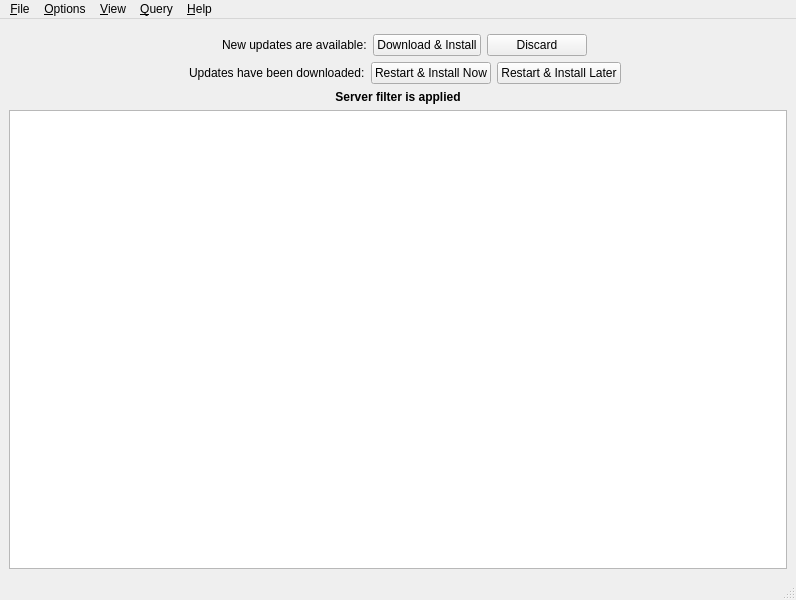
<?xml version="1.0" encoding="UTF-8"?>
<ui version="4.0">
 <class>MainWindowWnd</class>
 <widget class="QMainWindow" name="MainWindowWnd">
  <property name="geometry">
   <rect>
    <x>0</x>
    <y>0</y>
    <width>796</width>
    <height>600</height>
   </rect>
  </property>
  <property name="windowTitle">
   <string>Doomseeker</string>
  </property>
  <property name="toolButtonStyle">
   <enum>Qt::ToolButtonIconOnly</enum>
  </property>
  <widget class="QWidget" name="centralwidget">
   <layout class="QVBoxLayout" name="verticalLayout">
    <item>
     <widget class="ImportantMessagesWidget" name="importantMessagesWidget" native="true">
      <property name="sizePolicy">
       <sizepolicy hsizetype="Preferred" vsizetype="Maximum">
        <horstretch>0</horstretch>
        <verstretch>0</verstretch>
       </sizepolicy>
      </property>
      <property name="font">
       <font>
        <family>Monospace</family>
        <pointsize>8</pointsize>
       </font>
      </property>
     </widget>
    </item>
    <item>
     <widget class="QWidget" name="updatesConfirmationWidget" native="true">
      <layout class="QHBoxLayout" name="horizontalLayout">
       <property name="margin">
        <number>0</number>
       </property>
       <item>
        <spacer name="horizontalSpacer">
         <property name="orientation">
          <enum>Qt::Horizontal</enum>
         </property>
         <property name="sizeHint" stdset="0">
          <size>
           <width>40</width>
           <height>20</height>
          </size>
         </property>
        </spacer>
       </item>
       <item>
        <widget class="QLabel" name="label_2">
         <property name="maximumSize">
          <size>
           <width>16</width>
           <height>16</height>
          </size>
         </property>
         <property name="text">
          <string/>
         </property>
         <property name="pixmap">
          <pixmap resource="../../../media/resources.qrc">:/icons/exclamation.png</pixmap>
         </property>
         <property name="scaledContents">
          <bool>true</bool>
         </property>
        </widget>
       </item>
       <item>
        <widget class="QLabel" name="label">
         <property name="text">
          <string>New updates are available:</string>
         </property>
        </widget>
       </item>
       <item>
        <widget class="QPushButton" name="btnUpdatesDownloadAndInstall">
         <property name="sizePolicy">
          <sizepolicy hsizetype="Maximum" vsizetype="Fixed">
           <horstretch>0</horstretch>
           <verstretch>0</verstretch>
          </sizepolicy>
         </property>
         <property name="minimumSize">
          <size>
           <width>100</width>
           <height>0</height>
          </size>
         </property>
         <property name="text">
          <string>Download &amp;&amp; Install</string>
         </property>
        </widget>
       </item>
       <item>
        <widget class="QPushButton" name="btnUpdatesDiscard">
         <property name="sizePolicy">
          <sizepolicy hsizetype="Maximum" vsizetype="Fixed">
           <horstretch>0</horstretch>
           <verstretch>0</verstretch>
          </sizepolicy>
         </property>
         <property name="minimumSize">
          <size>
           <width>100</width>
           <height>0</height>
          </size>
         </property>
         <property name="text">
          <string>Discard</string>
         </property>
        </widget>
       </item>
       <item>
        <spacer name="horizontalSpacer_2">
         <property name="orientation">
          <enum>Qt::Horizontal</enum>
         </property>
         <property name="sizeHint" stdset="0">
          <size>
           <width>40</width>
           <height>20</height>
          </size>
         </property>
        </spacer>
       </item>
      </layout>
     </widget>
    </item>
    <item>
     <widget class="QWidget" name="updatesDownloadedWidget" native="true">
      <layout class="QHBoxLayout" name="horizontalLayout_2">
       <property name="margin">
        <number>0</number>
       </property>
       <item>
        <spacer name="horizontalSpacer_3">
         <property name="orientation">
          <enum>Qt::Horizontal</enum>
         </property>
         <property name="sizeHint" stdset="0">
          <size>
           <width>40</width>
           <height>20</height>
          </size>
         </property>
        </spacer>
       </item>
       <item>
        <widget class="QLabel" name="label_3">
         <property name="maximumSize">
          <size>
           <width>16</width>
           <height>16</height>
          </size>
         </property>
         <property name="text">
          <string/>
         </property>
         <property name="pixmap">
          <pixmap resource="../../../media/resources.qrc">:/icons/exclamation.png</pixmap>
         </property>
         <property name="scaledContents">
          <bool>true</bool>
         </property>
        </widget>
       </item>
       <item>
        <widget class="QLabel" name="label_4">
         <property name="text">
          <string>Updates have been downloaded:</string>
         </property>
        </widget>
       </item>
       <item>
        <widget class="QPushButton" name="btnUpdatesRestartAndInstallNow">
         <property name="sizePolicy">
          <sizepolicy hsizetype="Maximum" vsizetype="Fixed">
           <horstretch>0</horstretch>
           <verstretch>0</verstretch>
          </sizepolicy>
         </property>
         <property name="minimumSize">
          <size>
           <width>100</width>
           <height>0</height>
          </size>
         </property>
         <property name="text">
          <string>Restart &amp;&amp; Install Now</string>
         </property>
        </widget>
       </item>
       <item>
        <widget class="QPushButton" name="btnUpdatesRestartAndInstallLater">
         <property name="sizePolicy">
          <sizepolicy hsizetype="Maximum" vsizetype="Fixed">
           <horstretch>0</horstretch>
           <verstretch>0</verstretch>
          </sizepolicy>
         </property>
         <property name="minimumSize">
          <size>
           <width>100</width>
           <height>0</height>
          </size>
         </property>
         <property name="text">
          <string>Restart &amp;&amp; Install Later</string>
         </property>
        </widget>
       </item>
       <item>
        <spacer name="horizontalSpacer_4">
         <property name="orientation">
          <enum>Qt::Horizontal</enum>
         </property>
         <property name="sizeHint" stdset="0">
          <size>
           <width>40</width>
           <height>20</height>
          </size>
         </property>
        </spacer>
       </item>
      </layout>
     </widget>
    </item>
    <item>
     <widget class="QLabel" name="lblServerFilterApplied">
      <property name="font">
       <font>
        <weight>75</weight>
        <bold>true</bold>
       </font>
      </property>
      <property name="text">
       <string>Server filter is applied</string>
      </property>
      <property name="alignment">
       <set>Qt::AlignCenter</set>
      </property>
     </widget>
    </item>
    <item>
     <widget class="ServerListView" name="tableServers">
      <property name="editTriggers">
       <set>QAbstractItemView::NoEditTriggers</set>
      </property>
      <property name="selectionBehavior">
       <enum>QAbstractItemView::SelectRows</enum>
      </property>
      <property name="horizontalScrollMode">
       <enum>QAbstractItemView::ScrollPerPixel</enum>
      </property>
      <property name="wordWrap">
       <bool>false</bool>
      </property>
     </widget>
    </item>
   </layout>
  </widget>
  <widget class="QMenuBar" name="menubar">
   <property name="geometry">
    <rect>
     <x>0</x>
     <y>0</y>
     <width>796</width>
     <height>25</height>
    </rect>
   </property>
   <property name="locale">
    <locale language="English" country="UnitedStates"/>
   </property>
   <widget class="QMenu" name="menuOptions">
    <property name="locale">
     <locale language="English" country="UnitedStates"/>
    </property>
    <property name="title">
     <string>&amp;Options</string>
    </property>
    <addaction name="menuActionConfigure"/>
    <addaction name="menuActionIRCOptions"/>
   </widget>
   <widget class="QMenu" name="menuHelp">
    <property name="title">
     <string>&amp;Help</string>
    </property>
    <addaction name="menuActionHelp"/>
    <addaction name="menuActionCheckForUpdates"/>
    <addaction name="separator"/>
    <addaction name="menuActionAbout"/>
    <addaction name="menuActionAboutQt"/>
   </widget>
   <widget class="QMenu" name="menuFile">
    <property name="title">
     <string>&amp;File</string>
    </property>
    <addaction name="menuActionCreateServer"/>
    <addaction name="menuActionWadseeker"/>
	<!--
    <addaction name="menuActionUpdateIP2C"/>
	-->
    <addaction name="separator"/>
    <addaction name="menuActionManageDemos"/>
    <addaction name="menuActionRecordDemo"/>
    <addaction name="separator"/>
    <addaction name="menuActionQuit"/>
   </widget>
   <widget class="QMenu" name="menuView">
    <property name="title">
     <string>&amp;View</string>
    </property>
   </widget>
   <widget class="QMenu" name="menuQuery">
    <property name="title">
     <string>&amp;Query</string>
    </property>
   </widget>
   <addaction name="menuFile"/>
   <addaction name="menuOptions"/>
   <addaction name="menuView"/>
   <addaction name="menuQuery"/>
   <addaction name="menuHelp"/>
  </widget>
  <widget class="QStatusBar" name="statusbar"/>
  <action name="menuActionConfigure">
   <property name="icon">
    <iconset resource="../../../media/resources.qrc">
     <normaloff>:/icons/preferences-system-4.png</normaloff>:/icons/preferences-system-4.png</iconset>
   </property>
   <property name="text">
    <string>&amp;Configure</string>
   </property>
   <property name="shortcut">
    <string>F5</string>
   </property>
   <property name="menuRole">
    <enum>QAction::PreferencesRole</enum>
   </property>
  </action>
  <action name="menuActionAbout">
   <property name="text">
    <string>&amp;About</string>
   </property>
   <property name="menuRole">
    <enum>QAction::AboutRole</enum>
   </property>
  </action>
  <action name="menuActionQuit">
   <property name="text">
    <string>&amp;Quit</string>
   </property>
   <property name="shortcut">
    <string>Ctrl+Q</string>
   </property>
   <property name="menuRole">
    <enum>QAction::QuitRole</enum>
   </property>
  </action>
  <action name="menuActionServerInfo">
   <property name="checkable">
    <bool>true</bool>
   </property>
   <property name="text">
    <string>Server Info</string>
   </property>
   <property name="shortcut">
    <string>I</string>
   </property>
  </action>
  <action name="menuActionWadseeker">
   <property name="icon">
    <iconset resource="../../../media/resources.qrc">
     <normaloff>:/icons/download.png</normaloff>:/icons/download.png</iconset>
   </property>
   <property name="text">
    <string>&amp;Wadseeker</string>
   </property>
   <property name="shortcut">
    <string>Ctrl+Alt+W</string>
   </property>
  </action>
  <action name="menuActionBuddies">
   <property name="checkable">
    <bool>true</bool>
   </property>
   <property name="text">
    <string>&amp;Buddies</string>
   </property>
   <property name="shortcut">
    <string>Ctrl+B</string>
   </property>
  </action>
  <action name="menuActionCreateServer">
   <property name="icon">
    <iconset resource="../../../media/resources.qrc">
     <normaloff>:/flags/localhost-small</normaloff>:/flags/localhost-small</iconset>
   </property>
   <property name="text">
    <string>&amp;Create Server</string>
   </property>
   <property name="shortcut">
    <string>Ctrl+S</string>
   </property>
  </action>
  <action name="menuActionLog">
   <property name="checkable">
    <bool>true</bool>
   </property>
   <property name="text">
    <string>&amp;Log</string>
   </property>
   <property name="shortcut">
    <string>Ctrl+L</string>
   </property>
  </action>
  <action name="menuActionHelp">
   <property name="text">
    <string>&amp;Help (Online)</string>
   </property>
   <property name="shortcut">
    <string>F1</string>
   </property>
  </action>
  <action name="menuActionUpdateIP2C">
   <property name="icon">
    <iconset resource="../../../media/resources.qrc">
     <normaloff>:/icons/emblem-web.png</normaloff>:/icons/emblem-web.png</iconset>
   </property>
   <property name="text">
    <string>&amp;Update IP2C</string>
   </property>
  </action>
  <action name="menuActionViewIRC">
   <property name="checkable">
    <bool>true</bool>
   </property>
   <property name="text">
    <string>&amp;IRC</string>
   </property>
   <property name="shortcut">
    <string>Ctrl+I</string>
   </property>
  </action>
  <action name="menuActionIRCOptions">
   <property name="text">
    <string>&amp;IRC Options</string>
   </property>
   <property name="shortcut">
    <string>F6</string>
   </property>
  </action>
  <action name="menuActionAboutQt">
   <property name="text">
    <string>About &amp;Qt</string>
   </property>
   <property name="menuRole">
    <enum>QAction::AboutQtRole</enum>
   </property>
  </action>
  <action name="menuActionRecordDemo">
   <property name="checkable">
    <bool>true</bool>
   </property>
   <property name="icon">
    <iconset resource="../../../media/resources.qrc">
     <normaloff>:/icons/media-record.png</normaloff>:/icons/media-record.png</iconset>
   </property>
   <property name="text">
    <string>&amp;Record Demo</string>
   </property>
  </action>
  <action name="menuActionManageDemos">
   <property name="icon">
    <iconset resource="../../../media/resources.qrc">
     <normaloff>:/icons/media-playback-start.png</normaloff>:/icons/media-playback-start.png</iconset>
   </property>
   <property name="text">
    <string>&amp;Demo Manager</string>
   </property>
  </action>
  <action name="menuActionCheckForUpdates">
   <property name="icon">
    <iconset resource="../../../media/resources.qrc">
     <normaloff>:/icons/doomseeker_plus.png</normaloff>:/icons/doomseeker_plus.png</iconset>
   </property>
   <property name="text">
    <string>&amp;Check for Updates</string>
   </property>
  </action>
 </widget>
 <customwidgets>
  <customwidget>
   <class>ServerListView</class>
   <extends>QTableView</extends>
   <header>gui/widgets/serverlistview.h</header>
  </customwidget>
  <customwidget>
   <class>ImportantMessagesWidget</class>
   <extends>QWidget</extends>
   <header>gui/widgets/importantmessageswidget.h</header>
   <container>1</container>
  </customwidget>
 </customwidgets>
 <resources>
  <include location="../../../media/resources.qrc"/>
  <include location="../../../media/resources.qrc"/>
 </resources>
 <connections>
  <connection>
   <sender>menuActionCheckForUpdates</sender>
   <signal>triggered()</signal>
   <receiver>MainWindowWnd</receiver>
   <slot>checkForUpdatesUserTriggered()</slot>
   <hints>
    <hint type="sourcelabel">
     <x>-1</x>
     <y>-1</y>
    </hint>
    <hint type="destinationlabel">
     <x>397</x>
     <y>299</y>
    </hint>
   </hints>
  </connection>
  <connection>
   <sender>btnUpdatesDiscard</sender>
   <signal>clicked()</signal>
   <receiver>MainWindowWnd</receiver>
   <slot>discardUpdates()</slot>
   <hints>
    <hint type="sourcelabel">
     <x>537</x>
     <y>57</y>
    </hint>
    <hint type="destinationlabel">
     <x>397</x>
     <y>299</y>
    </hint>
   </hints>
  </connection>
  <connection>
   <sender>btnUpdatesDownloadAndInstall</sender>
   <signal>clicked()</signal>
   <receiver>MainWindowWnd</receiver>
   <slot>confirmUpdateInstallation()</slot>
   <hints>
    <hint type="sourcelabel">
     <x>431</x>
     <y>57</y>
    </hint>
    <hint type="destinationlabel">
     <x>397</x>
     <y>299</y>
    </hint>
   </hints>
  </connection>
  <connection>
   <sender>btnUpdatesRestartAndInstallLater</sender>
   <signal>clicked()</signal>
   <receiver>updatesDownloadedWidget</receiver>
   <slot>hide()</slot>
   <hints>
    <hint type="sourcelabel">
     <x>539</x>
     <y>85</y>
    </hint>
    <hint type="destinationlabel">
     <x>622</x>
     <y>89</y>
    </hint>
   </hints>
  </connection>
  <connection>
   <sender>btnUpdatesRestartAndInstallNow</sender>
   <signal>clicked()</signal>
   <receiver>MainWindowWnd</receiver>
   <slot>restartAndInstallUpdatesNow()</slot>
   <hints>
    <hint type="sourcelabel">
     <x>439</x>
     <y>88</y>
    </hint>
    <hint type="destinationlabel">
     <x>792</x>
     <y>105</y>
    </hint>
   </hints>
  </connection>
 </connections>
 <slots>
  <slot>checkForUpdatesUserTriggered()</slot>
  <slot>confirmUpdateInstallation()</slot>
  <slot>discardUpdates()</slot>
  <slot>restartAndInstallUpdatesNow()</slot>
 </slots>
</ui>
